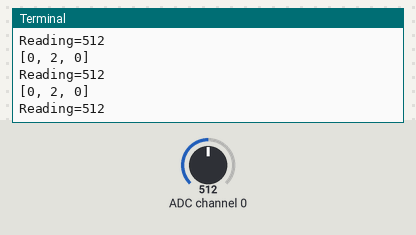
The program below on a simulated Raspberry Pi (BCM pin numbers). On the bench: the last lines printed to the terminal. The inputs (shaded band) are chosen by the test bench; at power-on: ADC channel 0 = 512 (analog values on the 0–1023 scale).

Above: at 1.2 s.
1.3 s: ADC channel 0 set to 716
At 1.9 s:
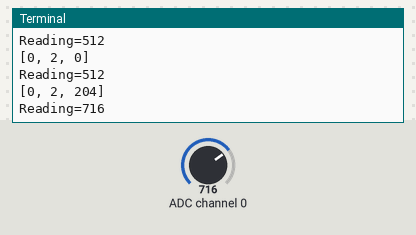
2.8 s: ADC channel 0 set to 900
At 3.4 s:
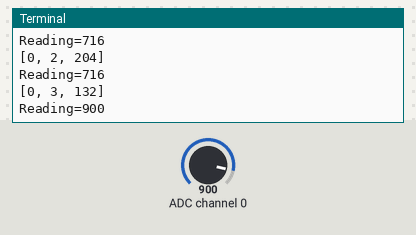
Timing chart, 0 to 5.8 s (numbered marks = the images above; inputs shaded):
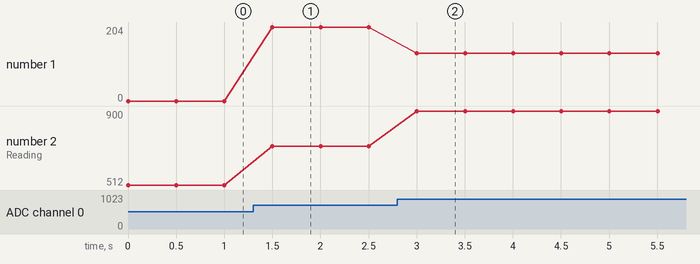

The program:

LDR.py
```python
import spidev

import time

# spi 인스턴스 생성
spi = spidev.SpiDev()

# spi 통신 시작
spi.open(0, 0) # bus : 0, dev : 0

# spi 통신 속도 설정
spi.max_speed_hz = 1000000

# 채널에서 spi 데이터 읽기 (0 ~ 1023)
def analing_read(channel):
    # [byte_1, byte_2, byte_3]
    ret = spi.xfer2([1, (8 + channel) << 4, 0])
    print(ret)
    adc_out = ((ret[1] & 3) << 8) + ret[2]
    return adc_out

try:
    while True:
        reading = analing_read(0) # reading(0~1023)
        print("Reading=%d" % reading)
        time.sleep(0.5)
finally:
    spi.close()
```

Measured:
- after the input at 1.3 s, the terminal: prints a new line after 0.20 s (image 1)
- after the input at 2.8 s, the terminal: prints a new line after 0.20 s (image 2)
- plotted number 1: 0 → 204 after the input at 1.3 s, 204 → 132 after the input at 2.8 s
- plotted number 2: 512 → 716 after the input at 1.3 s, 716 → 900 after the input at 2.8 s
